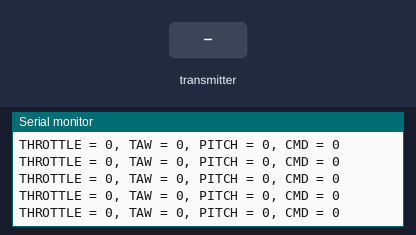
A sketch run on a simulated Arduino Uno, built with avr-gcc and run on an emulated ATmega328P. On the bench: the last lines printed to the serial monitor. The inputs (shaded band) are chosen by the test bench. No radio packets arrive unless stated.

Above: at 1.2 s.
1.3 s: the transmitter starts sending msgRecGamepad.0 = 1
At 1.35 s:
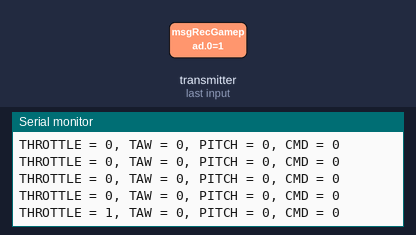
2.8 s: the transmitter starts sending msgRecGamepad.1 = 1
At 2.83 s:
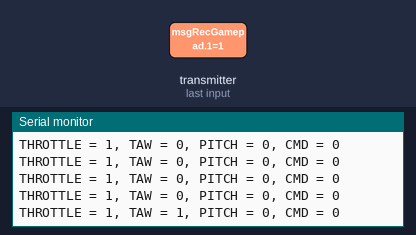
5.8 s: the transmitter starts sending msgRecGamepad.2 = 1
At 5.85 s:
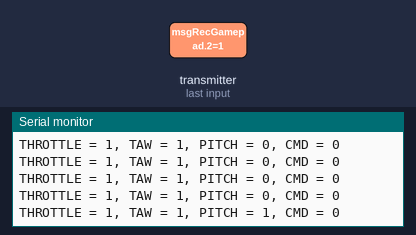
7.3 s: the transmitter starts sending msgRecGamepad.3 = 1
At 7.34 s:
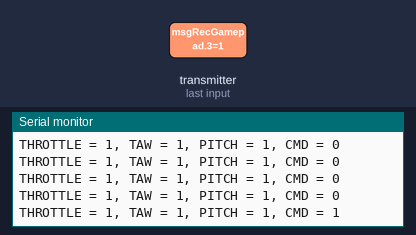
10.3 s: the transmitter starts sending msgRecGamepad.0 = 0
At 10.36 s:
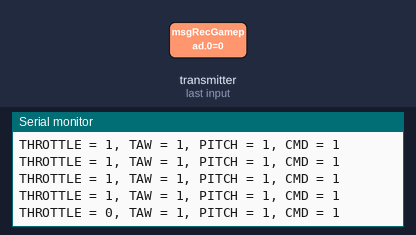
13.3 s: the transmitter starts sending msgRecGamepad.1 = 0
At 13.33 s:
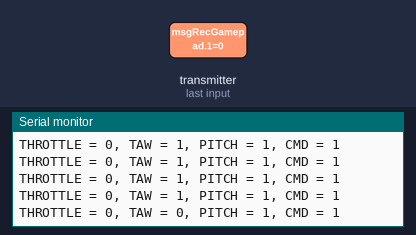

Measured:
- after the input at 1.3 s, the serial monitor: prints a new line at once (image 1)
- after the input at 2.8 s, the serial monitor: prints a new line at once (image 2)
- after the input at 5.8 s, the serial monitor: prints a new line at once (image 3)
- after the input at 7.3 s, the serial monitor: prints a new line at once (image 4)
- after the input at 10.3 s, the serial monitor: prints a new line at once (image 5)
- after the input at 13.3 s, the serial monitor: prints a new line at once (image 6)

The sketch:

sketch_drone.ino
```cpp
//LIBS
#include <RF24.h>
#include <Wire.h>

//VARIÁVEIS
bool ligado = false;
int msgRecGamepad[4] = {0, 0, 0, 0};
#define THROTTLE 0 //[0] = Throttle / Altura
#define YAW 1 //[1] = Yaw / Rotação
#define PITCH 2 //[2] = Pitch / Movimento Frente/Trás
#define COMANDO_REC 3//[3] = Comandos Extra. --------

int msgEnvGamepad = 10; // Valor atual da bateria que será utilizado como retorno à solicitação de ping do gamepad

unsigned long msAtual; // obtém o milissegundo atual em cada loop.
unsigned long ultimaRecepcao = 0;
int AcX, AcY, AcZ, Tmp, GyX, GyY, GyZ; //Variaveis para armazenar valores dos sensores


//CONSTANTES
#define intervaloRecepcao 50 // tempo em ms para realizar a leitura dos dados recebidos via rádio.
#define intervaloBateria 5000 // Tempo em ms para mensurar a % da bateria atual do drone
const uint64_t pipes[2] = { 0xF0F0F0F0E1LL, 0xF0F0F0F0D2LL };
//const int MPU=0x68; //Endereco I2C do MPU6050

//OBJETOS
RF24 radio(7, 8);

void setup() {
  Serial.begin(9600);
  Serial.println("Drone iniciado.");

  //Radio
  radio.begin();
  radio.setChannel(100); // Ajuda a evitar interferências de roteadores.
  radio.openWritingPipe(pipes[0]);
  radio.openReadingPipe(0, pipes[1]);
  radio.startListening();

  //MPU
  //  Wire.begin();
  //  Wire.beginTransmission(MPU);
  //  Wire.write(0x6B);
  //  //Inicializa o MPU-6050
  //  Wire.write(0);
  //  Wire.endTransmission(true);


}

void loop() {
  msAtual = millis();

  if (msAtual - ultimaRecepcao > intervaloRecepcao) {
    recepcao();
    Serial.println("THROTTLE = " + String(msgRecGamepad[0]) + ", TAW = " +
                   String(msgRecGamepad[1]) + ", PITCH = " +
                   String(msgRecGamepad[2]) + ", CMD = " +
                   String(msgRecGamepad[3]));

    if (msgRecGamepad[3] == 2) {
      Serial.println("Retornando msg...");
      transmissao();
    }
    ultimaRecepcao = msAtual;
  }
}

void recepcao() {
  if (radio.available()) {
    radio.read(&msgRecGamepad, sizeof(msgRecGamepad));
  }
}

void transmissao() {
  radio.stopListening();
  while (radio.write(&msgEnvGamepad, sizeof(msgEnvGamepad))) {}
  msgRecGamepad[3] = 0;
  Serial.println("RETORNANDO PING");
  radio.startListening();
}

void updateAccelValues() { // Atualiza os valores do giroscópio e acelerômetro.
  //  Wire.beginTransmission(MPU);
  //  Wire.write(0x3B);  // starting with register 0x3B (ACCEL_XOUT_H)
  //  Wire.endTransmission(false);
  //  //Solicita os dados do sensor
  //  Wire.requestFrom(MPU,14,true);
  //  //Armazena o valor dos sensores nas variaveis correspondentes
  //  AcX=Wire.read()<<8|Wire.read();  //0x3B (ACCEL_XOUT_H) & 0x3C (ACCEL_XOUT_L)
  //  AcY=Wire.read()<<8|Wire.read();  //0x3D (ACCEL_YOUT_H) & 0x3E (ACCEL_YOUT_L)
  //  AcZ=Wire.read()<<8|Wire.read();  //0x3F (ACCEL_ZOUT_H) & 0x40 (ACCEL_ZOUT_L)
  //  Tmp=Wire.read()<<8|Wire.read();  //0x41 (TEMP_OUT_H) & 0x42 (TEMP_OUT_L)
  //  GyX=Wire.read()<<8|Wire.read();  //0x43 (GYRO_XOUT_H) & 0x44 (GYRO_XOUT_L)
  //  GyY=Wire.read()<<8|Wire.read();  //0x45 (GYRO_YOUT_H) & 0x46 (GYRO_YOUT_L)
  //  GyZ=Wire.read()<<8|Wire.read();  //0x47 (GYRO_ZOUT_H) & 0x48 (GYRO_ZOUT_L)
}
```
